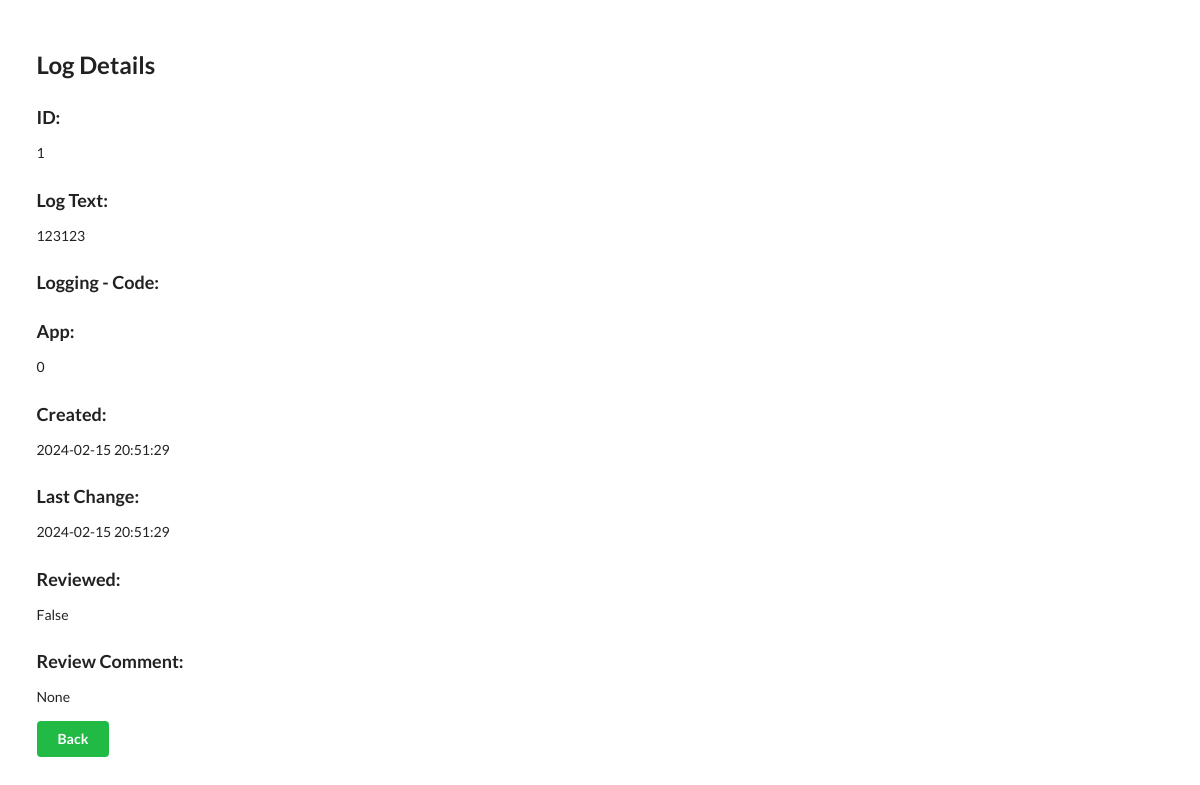
The app's page /entry/1 with its own data.
### models.py (models this page shows)
class LogEntry(Base):
    __tablename__ = "log_entry"
    id = Column(Integer, primary_key=True, index=True)                          # id's
    app_id = Column(Integer, ForeignKey("app.id"), default=0)
    ts = Column(DateTime(timezone=True), server_default=func.now())         # timestamp of entry
    ts_last_change = Column(DateTime(timezone=True), server_default=func.now()) # timestamp of entry
    entry = Column(String)                                                      # Log string value
    code = Column(String)                                           # for logging http responses
    reviewed = Column(Boolean, default=False)                                   # Entry checked
    review_comment = Column(String)                                             # Comment filed for entrie after check

### app.py (the view)
@app.get("/entry/{id}")
def get_entry_form(request: Request, id: int, db: Session = Depends(get_db)):
  log_data = crud.get_entry_data(db=db, log_id=id)
  return templates.TemplateResponse("Entry.html", {"request": request, "log_data": log_data})

### templates/Entry.html (shortened to what this page needs)
<!DOCTYPE html>
<html lang="en">
<head>
    <link rel="stylesheet" href="https://cdn.jsdelivr.net/npm/semantic-ui@2.4.2/dist/semantic.min.css">
</head>
<body>
    <div id="log_info" style="margin-top: 50px;" class="ui container">
        {% if log_data %}
            <h2>Log Details</h2>
            <h3>ID:</h3>
            <p>{{ log_data.id }}</p>
            <h3>Log Text:</h3>
            <p>{{ log_data.entry }}</p>
            <h3>Logging - Code: </h3>
            <h3>App:</h3>
            <p> {{ log_data.app_id }}</p>
            <h3>Created:</h3>
            <p> {{ log_data.ts }}</p>
            <h3>Last Change:</h3>
            <p>{{ log_data.ts_last_change }}</p>
            <h3>Reviewed:</h3>
            <p> {{ log_data.reviewed }}</p>
            <h3>Review Comment:</h3>
            <p>{{ log_data.review_comment }}</p>
        {% endif %}
        <a class="ui green button" href="/">Back</a>
    </div>
</body>
</html>

### records on screen
LogEntry: id "1", entry "123123", app_id "0", ts "2024-02-15 20:51:29", ts_last_change "2024-02-15 20:51:29", reviewed "False", review_comment "None"
